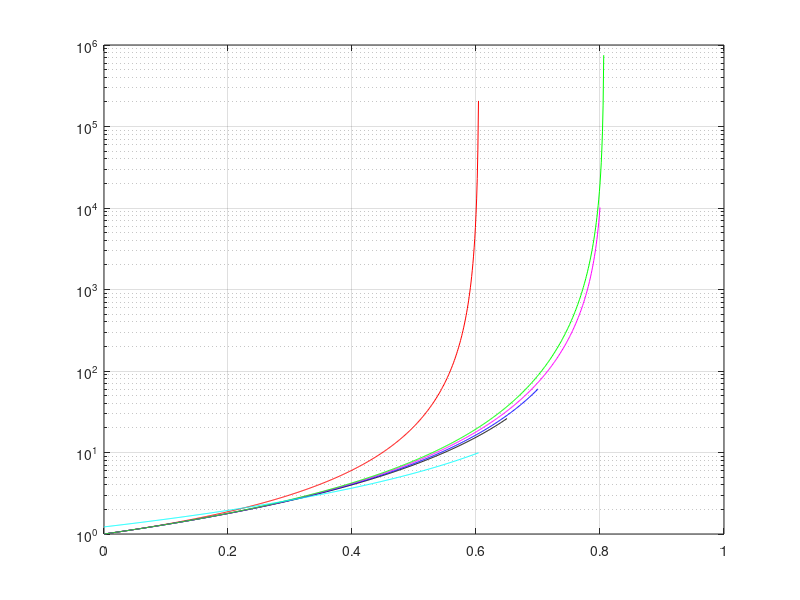

This chart was generated by the following MATLAB code:
%PlotBimodal

close all
clear all

uvmax = 0.605;

RFV = @(ratio, vliq) (.395-.395*vliq).*(ratio^1)+vliq*uvmax;
H = @(vfrac) (2*(1-vfrac)./(abs(1-vfrac)+(1-vfrac))).*(1+0.75.*((vfrac)./(1-(vfrac)))).^2;
H2 = @(vfrac) (2*(0.605-vfrac)./(abs(0.605-vfrac)+(0.605-vfrac))).*(1+0.75.*((vfrac./0.605)./(1-(vfrac./0.605)))).^2;
H3 = @(vfrac) (2*(1-vfrac)./(abs(1-vfrac)+(1-vfrac))).*(1-vfrac)^-(2.5*.605);
H4 = @(vfrac) (2*(0.605-vfrac)./(abs(0.605-vfrac)+(0.605-vfrac))).*(1-(vfrac/(1-((1-.605)/.605)*vfrac)))^(-2.5);
H5 = @(vfrac) (2*(0.605-vfrac)./(abs(0.605-vfrac)+(0.605-vfrac))).*(1-vfrac/0.605)^(-2);
H6 = @(vfrac) (2*(0.605-vfrac)./(abs(0.605-vfrac)+(0.605-vfrac))).*(1-vfrac/0.605)^(-2.5*.605);
H7 = @(vfrac) (2*(1-vfrac)./(abs(1-vfrac)+(1-vfrac))).*(1-vfrac*uvmax/(1-vfrac*uvmax*((1-uvmax)/uvmax)))^-(2.5);

xm = [0:0.001:.604];
xb = [0:0.001:.65];
xc = [0:0.001:.7];
xd = [0:0.001:.8];
x0 = [0:0.001:.9];

% for i=1:length(xm)
%     SMH(i) = H7(xm(i)/RFV(1, 1));
% end
% for i=1:length(xm)
%     Maron(i) = H5(xm(i));
% end
% for i=1:length(xm)
%     KD2(i) = H6(xm(i));
% end
for i=1:length(xm)
    Farris(i) = H(xm(i)/RFV(1,1));
    %Farris(i) = RFV(xm(i), .7);
end
% for i=1:length(xm)
%     Einstein(i) = (1+2.5*xm(i));
% end
% 
for i=1:length(xm)
    vc  = xm(i)-.25;
    vf = .25/RFV(1, 1-vc);
    Hm(i) = H3(vc/RFV(1,1))*H3(vf);
end
for i=1:length(xm)
    vc  = xm(i)-.25;
    vf = .25/RFV(1, 1-vc);
    Hm2(i) = H(vc/.54)*H(vf);
end
% for i=1:length(xm)
%     vc  = xm(i)-.25;
%     vf = .25/RFV(1, 1-vc);
%     Hm3(i) = H3(vc, RFV(1, 1-vc))*H3(vf, RFV(1, 1-vf));
% end
for i=1:length(xm)
    Hu(i) = H2(xm(i));
end
% for i=1:length(xm)
%     Hu2(i) = H3(xm(i), RFV(1, 1-xm(i)));
% end
for i=1:length(xm)
    Hu3(i) = H4(xm(i));
end
for i=1:length(xb)
    vc  = xb(i)*0.75;
    vf = xb(i)*.25/RFV(.477, 1-vc);
    Hb(i) = H3(vc/RFV(1,1))*H3(vf);
end
for i=1:length(xc)
    vc  = xc(i)*.75;
    vf = xc(i)*.25/RFV(.313, 1-vc);
    Hc(i) = H3(vc/RFV(1,1))*H3(vf);
end
for i=1:length(xd)
    vc  = xd(i)*.75;
    vf = xd(i)*.25/RFV(.138, 1-vc);
    Hd(i) = H3(vc/RFV(1,1))*H3(vf);
end
for i=1:length(x0)
    vc  = x0(i)*.75;
    vf = x0(i)*.25/RFV(0, 1-vc);
    H0(i) = H3(vc/RFV(1,1))*H3(vf);
end
semilogy(xm, Farris, 'r');
hold on
semilogy(xb, Hb, 'k');
semilogy(xc, Hc, 'b');
semilogy(xd, Hd, 'm');
semilogy(x0, H0, 'g');
semilogy(xm, Hm, 'c');
% semilogy(xb, Hb);
% semilogy(xc, Hc);
% semilogy(xd, Hd);
% semilogy(x0, H0);
grid on
